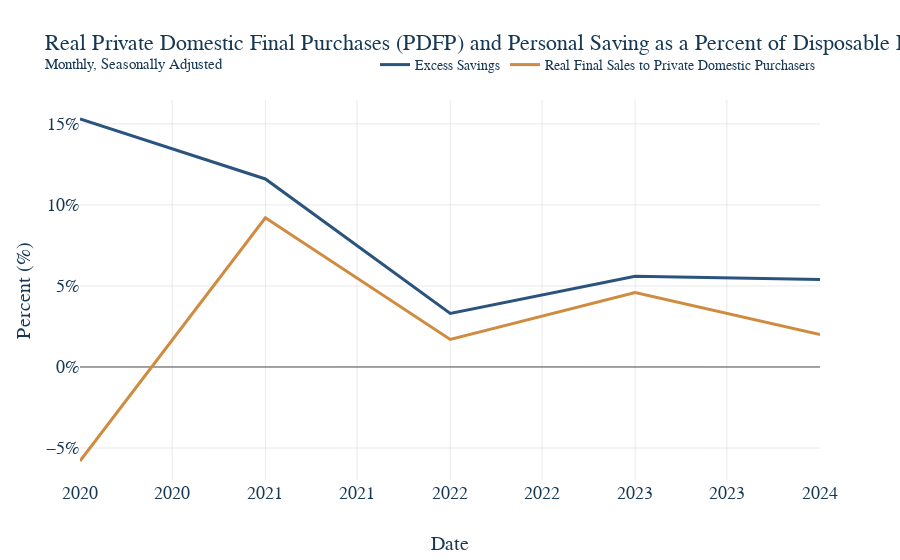

This figure's notebook cell:
### Markdown cell above
5. Now that all our data is ready, make the graph and have it save itself as a .html file to graph_output whenver the notebooks is rerun. The name of the file should exactly match the notebook name. For instance, this file "example.ipynb" produces the graph "example.html." Nice work, you made a graph!

### Code cell
# First make the figure
fig = go.Figure()


# Loop the columns of the dataframe and plot each as a separate trace
for col in joined_df.columns:
    fig.add_trace(
        go.Scatter(
            x=joined_df.index,
            y=joined_df[col],
            mode='lines',
            name=col
        )
    )

# Update the titles, using the html tage <sup> for a subtitle 
fig.update_layout(
    title = dict(text = 'Real Private Domestic Final Purchases (PDFP) and Personal Saving as a Percent of Disposable Income (PS) <br><sup>Monthly, Seasonally Adjusted </sup>',
    font = dict(size=22)
    ),
    xaxis_title="Date",
    yaxis_title="Percent (%)",
)

fig.update_layout(
    xaxis_title=dict(
        text="Date",
        font=dict(size=20)
    ),
)

fig.update_layout(
    yaxis_title=dict(
        text="Percent (%)",
        font=dict(size=20)
    ),
)


# This is graph specific, but here we want the y-axis to be percent signs 
fig.update_yaxes(
    tickformat=".2f%",
    ticksuffix="%"
)

# Again, graph specific, we have a mutliyear series and want tick marks to be years
fig.update_xaxes(
    type='date',
    tickformat='%Y',
)

fig.update_layout(
    legend=dict(
        font=dict(size=14)  # Default is usually 12-14
    )
)

#ut.add_end_labels(fig = fig)

# Show our figure (Dimensions may be off on different screen sizes)
fig.show()

# This should be the same for EVERY GRAPH!
# Save it to the graph_output folder with the name matching the file, as HTML
fig.write_html(GRAPH_OUTPUT_PATH / f"{GRAPH_NAME}.html")

### Figure 1 — Plotly figure (JSON) as saved in the notebook; plotly's stock layout.template omitted (floating-point values rounded to 4 significant figures)
{"data": [{"mode": "lines", "name": "Excess Savings", "type": "scatter", "x": ["2020-01-01T00:00:00", "2021-01-01T00:00:00", "2022-01-01T00:00:00", "2023-01-01T00:00:00", "2024-01-01T00:00:00"], "y": [15.3, 11.6, 3.3, 5.6, 5.4]}, {"mode": "lines", "name": "Real Final Sales to Private Domestic Purchasers", "type": "scatter", "x": ["2020-01-01T00:00:00", "2021-01-01T00:00:00", "2022-01-01T00:00:00", "2023-01-01T00:00:00", "2024-01-01T00:00:00"], "y": [-5.8, 9.2, 1.7, 4.6, 2.0]}], "layout": {"legend": {"font": {"size": 14}}, "title": {"font": {"size": 22}, "text": "Real Private Domestic Final Purchases (PDFP) and Personal Saving as a Percent of Disposable Income (PS) <br><sup>Monthly, Seasonally Adjusted </sup>"}, "xaxis": {"tickformat": "%Y", "title": {"font": {"size": 20}, "text": "Date"}, "type": "date"}, "yaxis": {"tickformat": ".2f%", "ticksuffix": "%", "title": {"font": {"size": 20}, "text": "Percent (%)"}}}}
